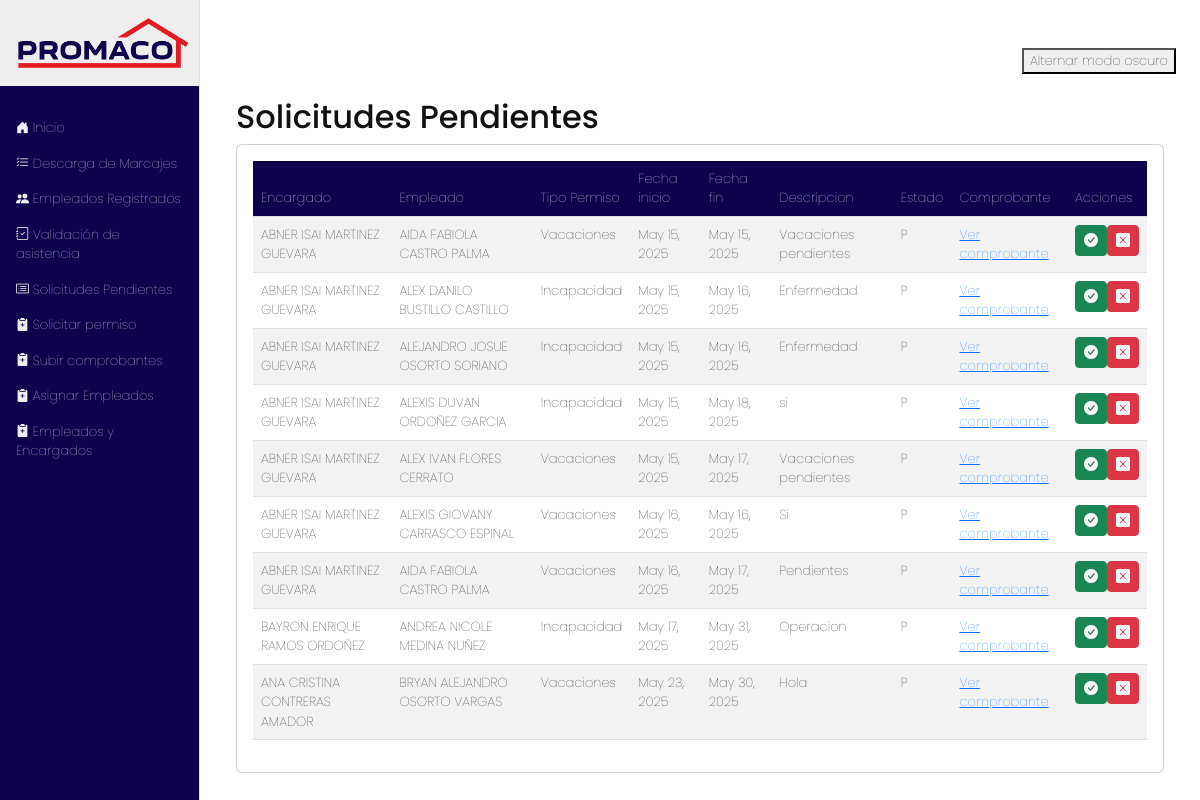
Page /marcaje/solicitud/ on the earlier database version.
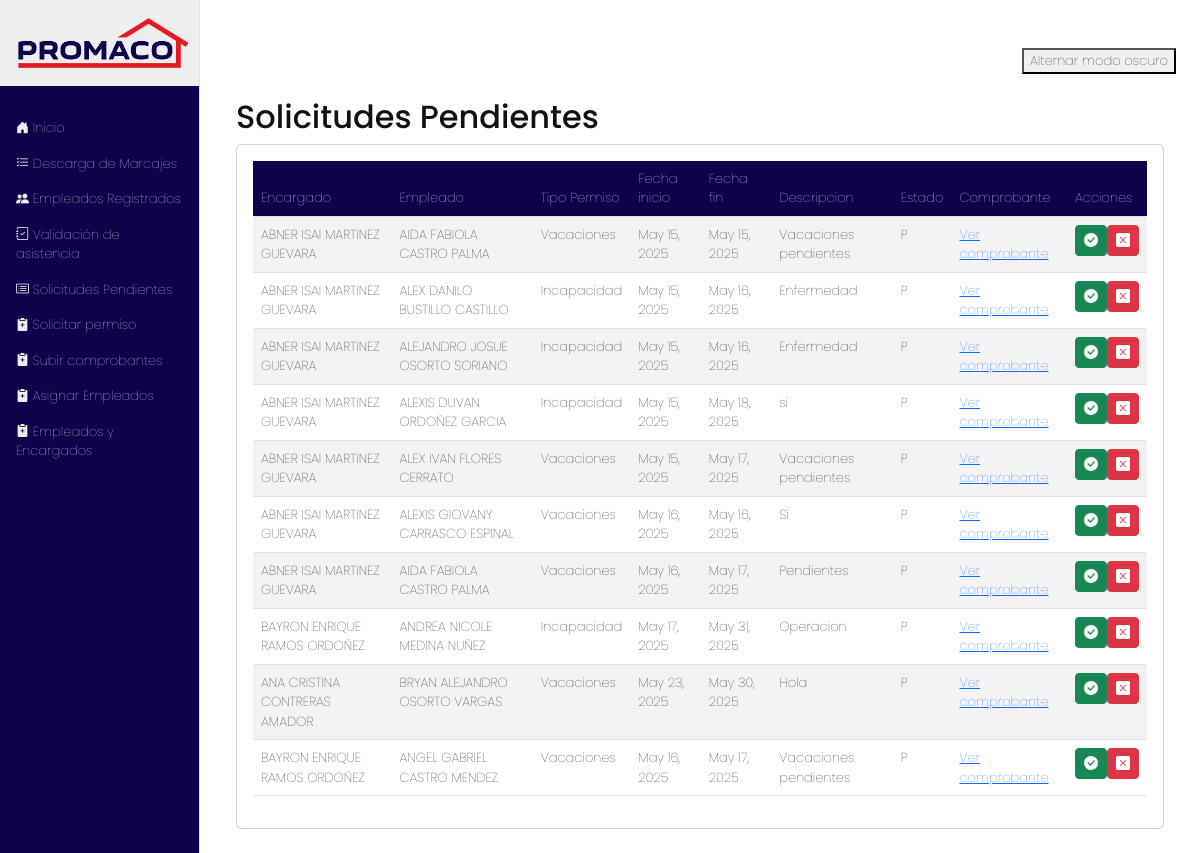
Same page on the later database version.
### marcaje/models.py (models this page shows, shortened)
class PermisoComprobante(models.Model):
    permiso = models.ForeignKey(Permisos, on_delete=models.CASCADE)
    comprobante = models.FileField()

class Permisos(models.Model):
    ESTADO_SOLICITUD = [
        ('P', 'Pendiente'),
        ('A', 'Aprobada'),
        ('R', 'Rechazada'),
    ]
    encargado = models.ForeignKey(Empleado, related_name="solicitudes_enviadas", on_delete=models.PROTECT)
    empleado = models.ForeignKey(Empleado, on_delete=models.CASCADE)
    tipo_permiso = models.ForeignKey(TipoPermisos, on_delete=models.PROTECT)
    fecha_inicio = models.DateField()
    fecha_final = models.DateField()
    fecha_solicitud = models.DateTimeField(auto_now=True)
    descripcion = models.CharField(max_length=300)
    tiene_comprobante = models.BooleanField(default=False)
    estado_solicitud = models.CharField(choices=ESTADO_SOLICITUD, default='P')

class Empleado(models.Model):
    id_externo = models.IntegerField(unique=True)
    codigo = models.CharField(max_length=20)
    nombre = models.CharField(max_length=100)
    departamento = models.CharField(max_length=100)
    sucursal = models.ForeignKey(Sucursal, on_delete=models.PROTECT)
    es_encargado = models.BooleanField(default=False)
    class Meta:
        verbose_name = "Empleado"
        verbose_name_plural = "Empleados"
        ordering = ['nombre']
    def __str__(self):
        return f"{self.nombre} "

class TipoPermisos(models.Model):
    tipo = models.CharField(max_length=100)

### marcaje/views.py (the view)
# urls.py: path('solicitud/', views.solicitud_rh),
def solicitud_rh(request):
    permiso = PermisoComprobante.objects.all()
    return render(request, 'solicitudes_rh.html', {'permiso': permiso},)

### marcaje/templates/solicitudes_rh.html (shortened to what this page needs)
{% extends 'base.html'%}
{% block content %}
{% load static %}
<link rel="stylesheet" href="{% static 'styles/menu.css' %}">
<div class="container mt5">
<h2>Solicitudes Pendientes</h2>
<div class="card">
    <div class="card-body">
        <div class="table-responsive">
            <table id="permisos-pendientes" class="table styled-table table-striped table-hover">
                <thead>
                    <th>Encargado</th>
                    <th>Empleado</th>
                    <th>Tipo Permiso</th>
                    <th>Fecha inicio</th>
                    <th>Fecha fin</th>
                    <th>Descripcion</th>
                    <th>Estado</th>
                    <th>Comprobante</th>
                    <th>Acciones</th>
                </thead>
                <tbody>
                    {%for p in permiso %}
                    <tr>
                        <td>{{p.permiso.encargado}}</td>
                        <td>{{p.permiso.empleado}}</td>
                        <td>{{p.permiso.tipo_permiso.tipo}}</td>
                        <td>{{p.permiso.fecha_inicio}}</td>
                        <td>{{p.permiso.fecha_final}}</td>
                        <td>{{p.permiso.descripcion}}</td>
                        <td>{{p.permiso.estado_solicitud}}</td>
                        <td>
                            {% if p.comprobante %}
                            <a href="{{p.comprobante.url}}" target="_blank">Ver comprobante</a>
                        </td>
                        {% endif %}
                        <td>
                            <div class="actions d-flex align-items-center">
                                <button class="btn btn-success btn-sm"><i class="bi bi-check-circle-fill"></i></button>
                            <button class="btn btn-danger btn-sm"><i class="bi bi-x-square-fill"></i></button>
                            </div>
                        </td>
                    </tr>
                    {% endfor %}
                </tbody>
            </table>
        </div>
    </div>
</div>
</div>
{%endblock%}

### templates/base.html (shortened to what this page needs)
<!DOCTYPE html>
<html lang="en">
<head>
    <link href="https://cdn.jsdelivr.net/npm/bootstrap@5.3.3/dist/css/bootstrap.min.css" rel="stylesheet">
    <link href="https://cdn.jsdelivr.net/npm/bootstrap-icons@1.10.5/font/bootstrap-icons.css" rel="stylesheet">
    <link rel="stylesheet" href="https://cdn.jsdelivr.net/npm/@fortawesome/fontawesome-free@6.6.0/css/fontawesome.min.css">
    <link rel="stylesheet" href="https://cdn.datatables.net/2.3.0/css/dataTables.dataTables.css" />
{% load static %}
<link rel="stylesheet" href="{% static 'styles/menu.css' %}">
</head>
  <body>
      <div class="container-fluid">
          <div class="row min-vh-100">
            {% include 'menu2.html' %}
            <main class="col-md-9 ms-sm-auto col-lg-10 px-md-4 py-4">
              <div class="d-flex justify-content-end py-4">
                <button id="modo-oscuro-toggle">Alternar modo oscuro</button>
              </div>
                  {% block content %}
                  {% endblock %}
            </main>
          </div>
      </div>
</body>
</html>

### templates/menu2.html
{% load static %}
<nav class="col-md-3 col-lg-2 d-md-block sidebar collapse border-end position-sticky side-nav">
    <div class="holas">
        <div class="d-flex align-items-center img-container">
            <a class="imagen" href="#"> <img src="{% static 'img/logo.png' %}" alt="example" class="logo-img"></a>
        </div>
        <ul class="nav flex-column mt-4">
            <li class="nav-item"><a class="nav-option nav-link" href="/"><i class="bi bi-house-door-fill"></i>  Inicio</a></li>
            <li class="nav-item"><a class="nav-option nav-link" href="/marcaje"><i class="bi bi-list-check"></i>   Descarga de Marcajes</a></li>
            <li class="nav-item"><a class="nav-option nav-link " href="/marcaje/registrados"><i class="bi bi-people-fill"></i>   Empleados Registrados</a></li>
            <li class="nav-item"><a class="nav-option nav-link " href="/marcaje/validar-asistencia"><i class="bi bi-journal-check"></i>   Validación de asistencia</a></li>
            <li class="nav-item"><a class="nav-option nav-link " href="/marcaje/solicitud"><i class="bi bi-card-list"></i>   Solicitudes Pendientes</a></li>
            <li class="nav-item"><a class="nav-option nav-link " href="/marcaje/crear-permiso"><i class="bi bi-clipboard2-plus-fill"></i>   Solicitar permiso</a></li>
            <li class="nav-item"><a class="nav-option nav-link " href="/marcaje/subir_comprobantes"><i class="bi bi-clipboard2-plus-fill"></i>   Subir comprobantes</a></li>
            <li class="nav-item"><a class="nav-option nav-link " href="/marcaje/ver_encargados"><i class="bi bi-clipboard2-plus-fill"></i>   Asignar Empleados</a></li>
            <li class="nav-item"><a class="nav-option nav-link " href="/marcaje/empleados_y_encargados"><i class="bi bi-clipboard2-plus-fill"></i>   Empleados y Encargados</a></li>
        </ul>
    </div>
</nav>

### static/styles/menu.css (style rules this page uses)
* { font-family: "Poppins", serif; font-weight: 100; font-style: normal; }
body { font-size: 13px; }
.table th { background: #0F034E !important; color: #fff !important; position: sticky !important; }
.table thead { position: sticky !important; top: 0; }
.holas { position: sticky; top: 0; }
.side-nav { background: #0F034E; }
li { color: #fff; }
nav { padding: 0 !important; }
.nav-link { transition: none !important; color: #eee; }
.img-container { background: #eee; }
img { width: 100%; }

### templates/base.html (style rules this page uses)
body { background: #fff; color: #111; transition: background 0.3s, color 0.3s; }

Differences in the rows shown:
added PermisoComprobante: permiso.encargado "BAYRON ENRIQUE RAMOS ORDOÑEZ", permiso.empleado "ANGEL GABRIEL CASTRO MENDEZ", permiso.tipo_permiso.tipo "Vacaciones", permiso.fecha_inicio "May 16, 2025", permiso.fecha_final "May 17, 2025", permiso.descripcion "Vacaciones pendientes", permiso.estado_solicitud "P"
